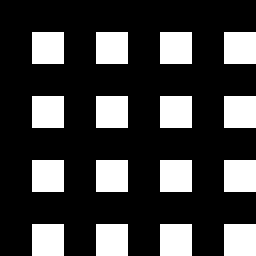
#> input picture task3-scaling/chessboard.bmp, 32 x 32 px (shown 8 times larger)
$ python image_scaling.py
#> lines starting #> are read from the running program, lines starting #| are printed output that depends on the picture
from __future__ import division
import cv2
import numpy as np
import matplotlib.pyplot as plot
from math import sin, cos, pi

img = cv2.imread("chessboard.bmp")
#> img is the input picture: shape (32, 32, 3); 25% white; 16 white regions (16 under 20 px)
row4 = np.array(img, dtype='u1')[4]
#> row4 = 32 rows, first 8: [0, 0, 0], [0, 0, 0], [0, 0, 0], [0, 0, 0], [255, 255, 255], [255, 255, 255], [255, 255, 255], [255, 255, 255]


# performs sampling of a continuous signal
def sampling(y, t, n):  # signal, period, number of components
#> called with t = 0.125, n = 8
    result = np.zeros((n, 3), dtype='u1')
    for i in range(0, n):
        result[i] = y(i * t)
    return result


# restores continuous signal from original image row
def cont_signal(x, t_s, m):  # input, period, degree of approximation
    def signal(t):
        s = np.zeros(3, dtype='u1')
        lower = int((-m / 2 + t) / t_s) + 1
        upper = int((m / 2 + t) / t_s)
        for n in range(lower, upper):
            index = n % len(x)
            divider = pi * (t - n * t_s)
            for i in range(0, 3):
                s[i] += sin(divider / t_s) * x[index][i] / divider if divider != 0 else x[index][i]
        return s

    return signal


# performs scaling of a 1D image row
def scale(x, t_old, k):  # input, period, output number of components
    y = cont_signal(x, t_old, 4)
    return sampling(y, 1 / k, k)


def save_plot(source, filename):
    plot.plot(source, linewidth=2.0)
    plot.savefig(filename)
    plot.close()


def save_map(source, filename):
    plot.imshow(source)
    plot.savefig(filename)
    plot.close()


# scale an image row (lossy)
def part1():
    scaled_down = scale(row4, 1 / 32, 8)
#> scaled_down = [[0, 0, 0], [243, 243, 243], [0, 0, 0], [243, 243, 243], [0, 0, 0], [243, 243, 243], [0, 0, 0], [243, 243, 243]]
    scaled_up = scale(scaled_down, 1 / 8, 32)
#> scaled_up = 32 rows, first 8: [0, 0, 0], [46, 46, 46], [221, 221, 221], [126, 126, 126], [236, 236, 236], [125, 125, 125], [220, 220, 220], [45, 45, 45]
    save_plot(scaled_down, "fig2_1.png")
#> in save_plot, `plot.savefig(filename)`:
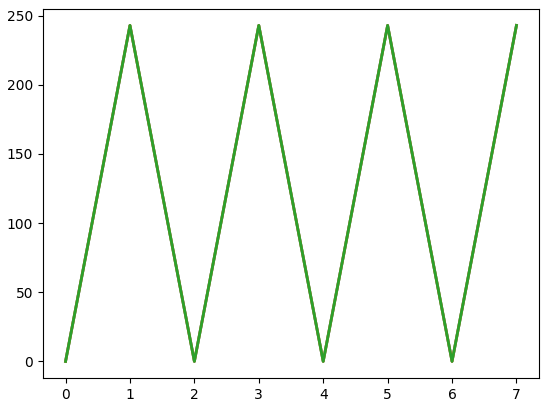
#> figure drawn by matplotlib, 1 panel
    save_plot(scaled_up, "fig2_2.png")
#> call 2 of save_plot, with source = array of shape (32, 3), filename = 'fig2_2.png'
#> in save_plot (call 2), `plot.savefig(filename)`:
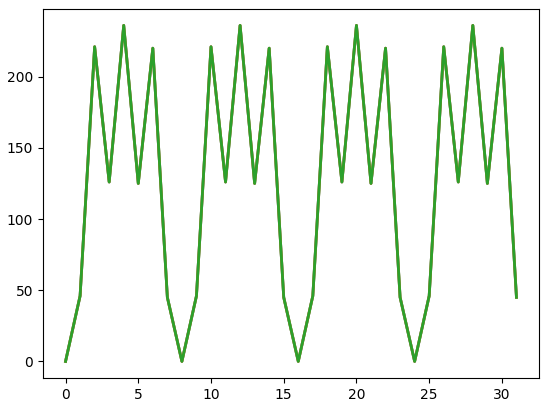
#> figure drawn by matplotlib, 1 panel; curve peaks at x = 4, y = 236; curve peaks at x = 4, y = 236; curve peaks at x = 4, y = 236
    open("norm_row.txt", "w").write(str(cv2.norm(row4, scaled_up)))


# filters an image row with an ideal low frequency filter
def filter_low_freq(x, m, freq):
#> called with x = array of shape (32, 3), m = 4, freq = 0.785
    size = len(x)
#> size = 32
    fltr = np.zeros(size)
#> fltr = 32 values from 0 to 0

    for n in range(0, m):
        d = n - m / 2
        w = 0.3 - 0.5 * cos(2 * pi * n / m)
        if d != 0:
            fltr[n] = sin(freq * d) / (pi * d) * w

    res = np.zeros((size, 3), dtype="u1")

    for n in range(0, size):
        cell = np.zeros(3)
        for k in range(0, m):
            for i in range(0, 3):
                cell[i] += fltr[k] * x[n - k][i]
        res[n] = np.array(cell, dtype="u1")
#> after the loop, res = 32 rows, first 8: [34, 34, 34], [17, 17, 17], [17, 17, 17], [0, 0, 0], [248, 248, 248], [9, 9, 9], [9, 9, 9], [26, 26, 26]

    return res


# scale an image row (lossless)
def part2():
    filtered = filter_low_freq(row4, 4, pi / 4)
#> filtered has the same summary as res in filter_low_freq
    scaled_down = scale(filtered, 1 / 32, 8)
#> scaled_down = [[2, 2, 2], [225, 225, 225], [2, 2, 2], [225, 225, 225], [2, 2, 2], [225, 225, 225], [2, 2, 2], [225, 225, 225]]
    scaled_up = scale(scaled_down, 1 / 8, 32)
#> scaled_up = 32 rows, first 8: [0, 0, 0], [30, 30, 30], [149, 149, 149], [254, 254, 254], [218, 218, 218], [254, 254, 254], [149, 149, 149], [29, 29, 29]
    save_plot(scaled_down, "fig3_1.png")
    save_plot(scaled_up, "fig3_2.png")
#> call 4 of save_plot, with source = array of shape (32, 3), filename = 'fig3_2.png'
#> in save_plot (call 4), `plot.savefig(filename)`:
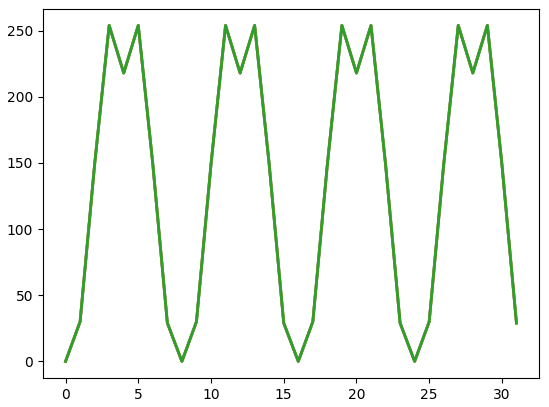
#> figure drawn by matplotlib, 1 panel; curve peaks at x = 3, y = 254; curve peaks at x = 3, y = 254; curve peaks at x = 3, y = 254
    open("norm_row_filt.txt", "w").write(str(cv2.norm(scaled_up, filtered)))


def part3():
    scaled_down = [scale(row, 1 / 32, 8) for row in img]
#> scaled_down = 32 items
    scaled_up = [scale(row, 1 / 8, 32) for row in scaled_down]
#> scaled_up = 32 items

    save_map(scaled_down, "fig4_1.png")
#> in save_map, `plot.savefig(filename)`:
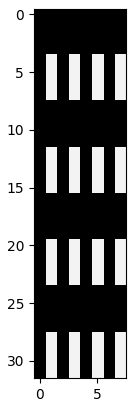
#> figure drawn by matplotlib, 1 panel
    save_map(scaled_up, "fig4_2.png")
#> call 2 of save_map, with filename = 'fig4_2.png'
#> in save_map (call 2), `plot.savefig(filename)`:
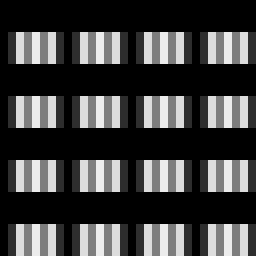
#> shown: shape (32, 32, 3) (shown 8 times larger); min 0, max 236, mean 63.7
    row_norms = [cv2.norm(scaled_up[i], img[i]) for i in range(0, 32)]
#> row_norms = 32 values, max 1246.2 at index 4, min 0 at index 0, mean 623.1
    open("norm_image.txt", "w").write(str(cv2.norm(np.array(row_norms, dtype="u1"))))

    filtered = [filter_low_freq(row, 4, pi / 4) for row in img]
#> filtered = 32 items
    scaled_down = [scale(row, 1 / 32, 8) for row in filtered]
    scaled_up = [scale(row, 1 / 8, 32) for row in scaled_down]

    save_map(scaled_down, "fig5_1.png")
    save_map(scaled_up, "fig5_2.png")
#> call 4 of save_map, with filename = 'fig5_2.png'
#> in save_map (call 4), `plot.savefig(filename)`:
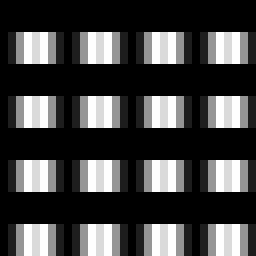
#> shown: shape (32, 32, 3) (shown 8 times larger); min 0, max 254, mean 67.7
    row_norms = [cv2.norm(scaled_up[i], filtered[i]) for i in range(0, 32)]
#> row_norms = 32 values, max 1402 at index 4, min 0 at index 0, mean 701
    open("norm_image_filt.txt", "w").write(str(cv2.norm(np.array(row_norms, dtype="u1"))))


part1()
part2()
part3()
